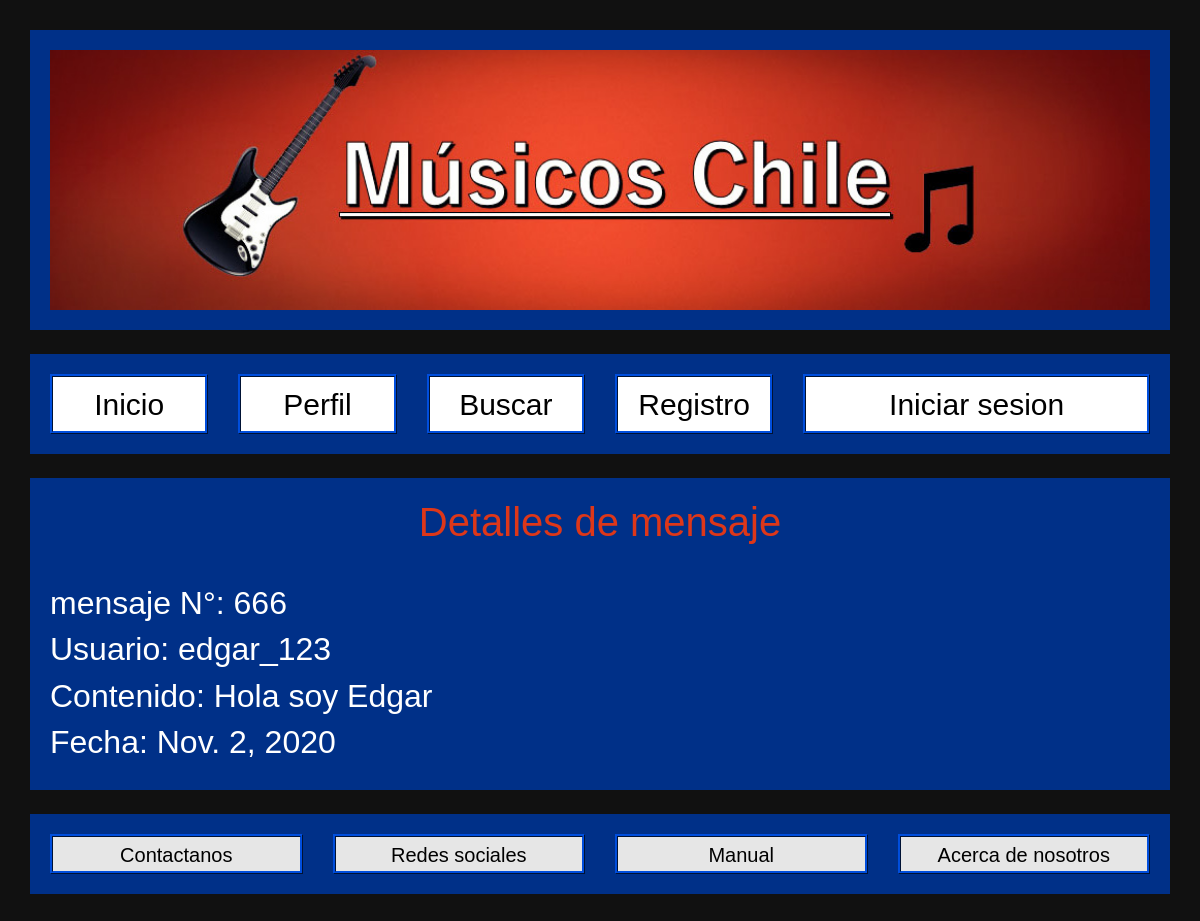
Before: /index/mensaje/666 with the older database file.
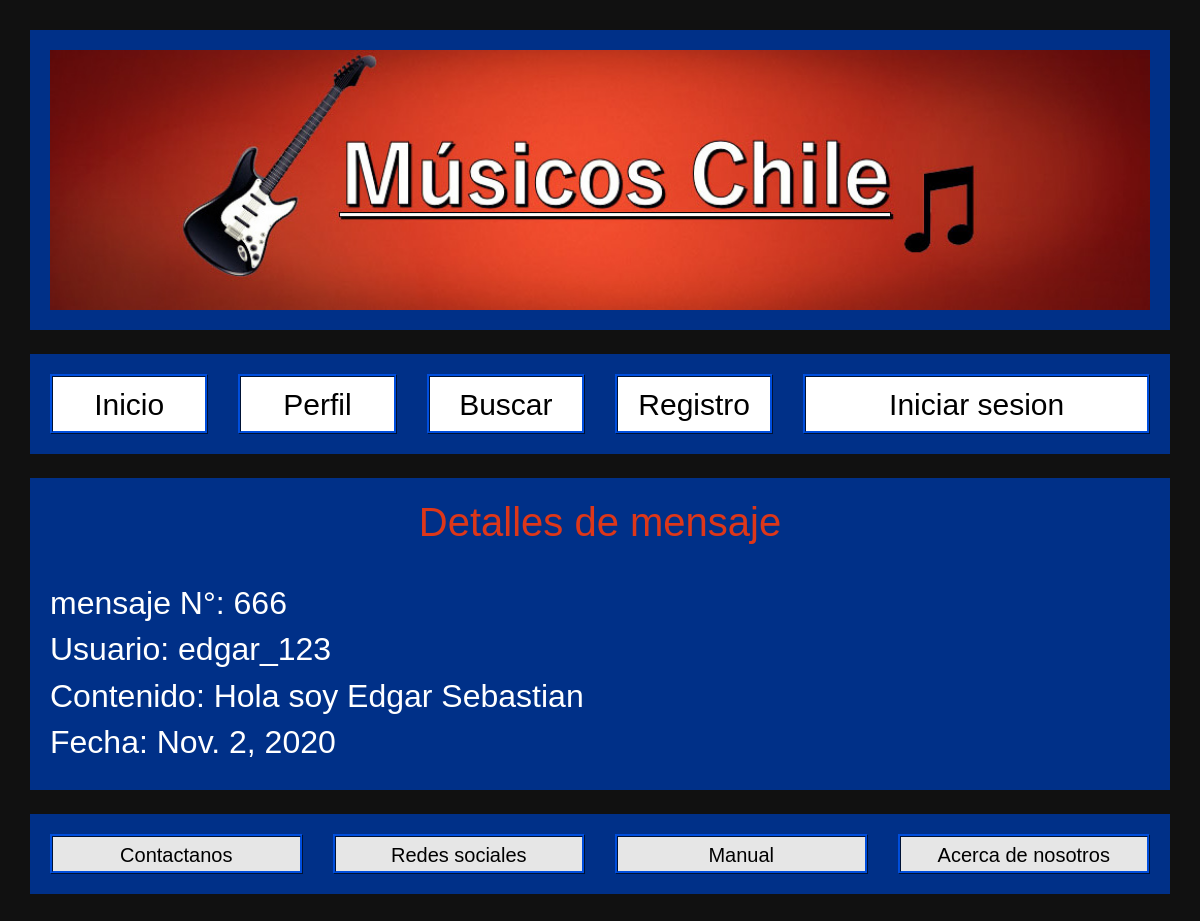
After: the same page with the newer database file.
### index/models.py (models this page shows, shortened)
class Mensaje(models.Model):
	id = models.CharField(max_length=100, primary_key=True)
	usuario = models.CharField(max_length=100)
	texto = models.CharField(max_length=100)
	fecha = models.DateField(null=True, blank=True)

### index/views.py (the view)
# urls.py: path('mensaje/<str:pk>', views.ConsultarMensaje.as_view(), name='consultar_mensaje'),
class ConsultarMensaje(generic.DetailView):
    model=Mensaje

### index/templates/index/mensaje_detail.html
{%extends "base_generic.html"%}
{%block content%}
<div id="cajadatos">
<h1>Detalles de mensaje</h1>
<br>
<h2 style="color: rgb(255, 255, 255);">mensaje N°: {{mensaje.id}}</h2>
<h2 style="color: rgb(255, 255, 255);">Usuario: {{mensaje.usuario}}</h2>
<h2 style="color: rgb(255, 255, 255);">Contenido: {{mensaje.texto}}</h2>
<h2 style="color: rgb(255, 255, 255);">Fecha: {{mensaje.fecha}}</h2>
</div>
{%endblock%}

Changed rows visible on the page:
changed Mensaje "edgar_123": texto "Hola soy Edgar" → "Hola soy Edgar Sebastian"
